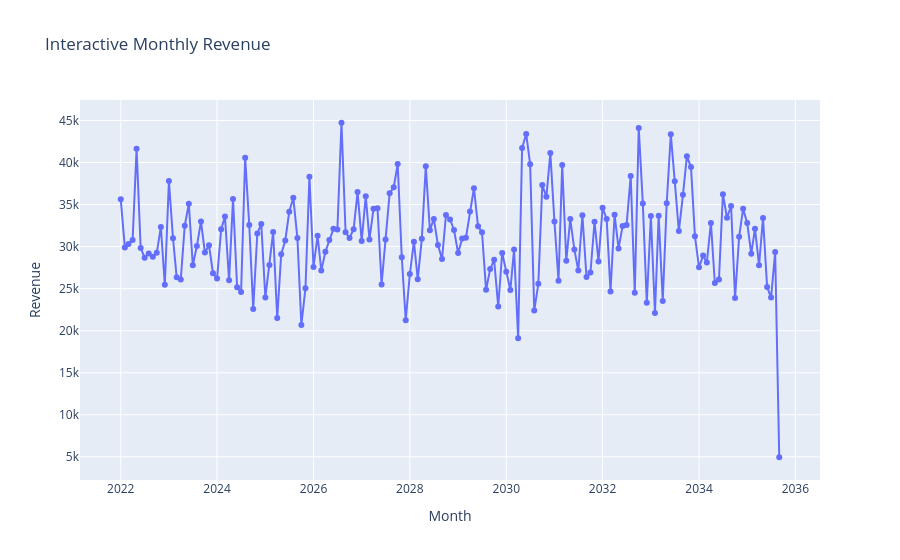

Notebook cell for this chart:
### Code cell
fig = px.line(
    x=monthly_revenue.index,
    y=monthly_revenue.values,
    markers=True,
    title="Interactive Monthly Revenue"
)

fig.update_layout(
    xaxis_title="Month",
    yaxis_title="Revenue"
)

fig.show()

### Figure 1 — Plotly figure (JSON) as saved in the notebook; plotly's stock layout.template omitted (floating-point values rounded to 4 significant figures; data arrays with more than 128 entries replaced by an {"elided": "..."} marker saying what was removed)
{"data": [{"hovertemplate": "x=%{x}<br>y=%{y}<extra></extra>", "legendgroup": "", "line": {"color": "#636efa", "dash": "solid"}, "marker": {"symbol": "circle"}, "mode": "lines+markers", "name": "", "orientation": "v", "showlegend": false, "type": "scatter", "x": {"elided": "165 str values"}, "xaxis": "x", "y": {"elided": "165 float values"}, "yaxis": "y"}], "layout": {"legend": {"tracegroupgap": 0}, "title": {"text": "Interactive Monthly Revenue"}, "xaxis": {"anchor": "y", "domain": [0, 1], "title": {"text": "Month"}}, "yaxis": {"anchor": "x", "domain": [0, 1], "title": {"text": "Revenue"}}}}
